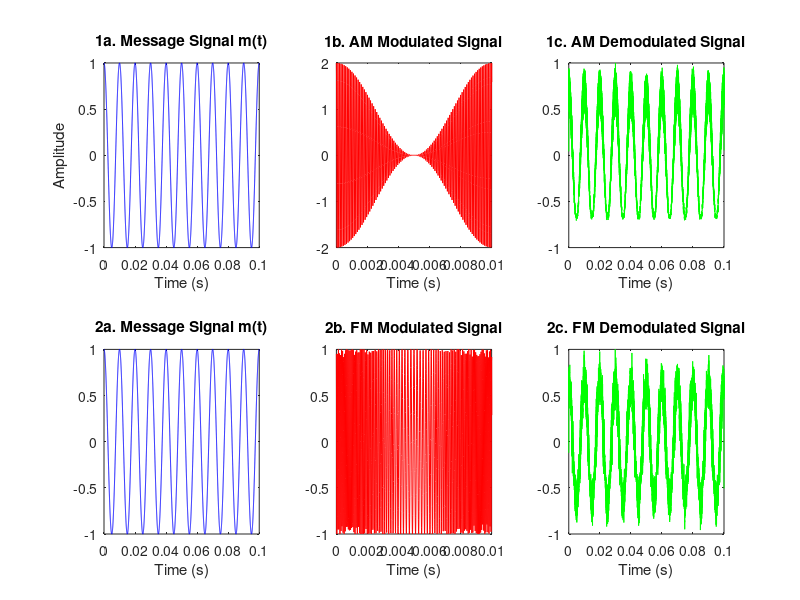

Write the MATLAB code that produced this figure.
% DSP Project: AM and FM Modulation and Demodulation (Optimized & Fixed)
% Toolbox-free, vectorized, and memory-efficient version

clear; clc; close all;

%% 1. Signal Parameters
Fs = 1e5;              % Sampling frequency (Hz)
T  = 0.1;              % Duration (seconds)
t  = linspace(0, T, Fs*T); % Time vector
Fc = 1e4;              % Carrier frequency (Hz)
Fm = 100;              % Message frequency (Hz)

% Message & Carrier
Am = 1; 
Ac = 1;
m_t = Am * cos(2*pi*Fm*t);
c_t = Ac * cos(2*pi*Fc*t);

% Noise
SNR_dB = 20;
noise = sqrt(Ac^2 / (2 * 10^(SNR_dB/10))) * randn(size(t));

fprintf('\n----------------------------------------------------\n');
fprintf('Starting AM and FM Modulation/Demodulation Simulation\n');
fprintf('----------------------------------------------------\n');

%% 2. AM Modulation and Demodulation
fprintf('2. AM Simulation...\n');
mu = 1;
s_AM = Ac * (1 + mu * m_t) .* c_t;
r_AM = s_AM + noise;

% Envelope Detection (using abs + moving average LPF)
window_size = 2*round(Fs/(4*Fc)) + 1;   % Force odd number
b = ones(1, window_size) / window_size;  % Moving average FIR
m_demod_AM = conv(abs(r_AM), b, 'same'); % Envelope smoothing

% Normalize
m_demod_AM = m_demod_AM - mean(m_demod_AM);
m_demod_AM = m_demod_AM / max(abs(m_demod_AM)) * Am;

fprintf('   AM Demodulation Complete.\n');

%% 3. FM Modulation and Demodulation
fprintf('3. FM Simulation...\n');
Kf = 5000; 
m_int = cumsum(m_t) / Fs;                 % Integral of message
s_FM = Ac * cos(2*pi*Fc*t + 2*pi*Kf*m_int);
r_FM = s_FM + noise;

% Frequency Discriminator (differentiate + envelope detect)
diff_FM = diff(r_FM);
env_diff_FM = abs(diff_FM);

% Filter and normalize
m_demod_FM = conv(env_diff_FM, b, 'same');
m_demod_FM = m_demod_FM - mean(m_demod_FM);
m_demod_FM = m_demod_FM / max(abs(m_demod_FM)) * Am;

% Adjust time vector to match diff_FM size
t_FM = t(1:end-1);

fprintf('   FM Demodulation Complete.\n');
fprintf('----------------------------------------------------\n');

%% 4. Plot Results
figure('Name', 'AM and FM Modulation/Demodulation (Optimized)', 'NumberTitle', 'off');

subplot(2,3,1);
plot(t, m_t, 'b');
title('1a. Message Signal m(t)'); xlabel('Time (s)'); ylabel('Amplitude');

subplot(2,3,2);
plot(t, s_AM, 'r');
xlim([0 0.01]);
title('1b. AM Modulated Signal'); xlabel('Time (s)');

subplot(2,3,3);
plot(t, m_demod_AM, 'g');
title('1c. AM Demodulated Signal'); xlabel('Time (s)');

subplot(2,3,4);
plot(t, m_t, 'b');
title('2a. Message Signal m(t)'); xlabel('Time (s)');

subplot(2,3,5);
plot(t, s_FM, 'r');
xlim([0 0.01]);
title('2b. FM Modulated Signal'); xlabel('Time (s)');

subplot(2,3,6);
plot(t_FM, m_demod_FM, 'g');
title('2c. FM Demodulated Signal'); xlabel('Time (s)');
